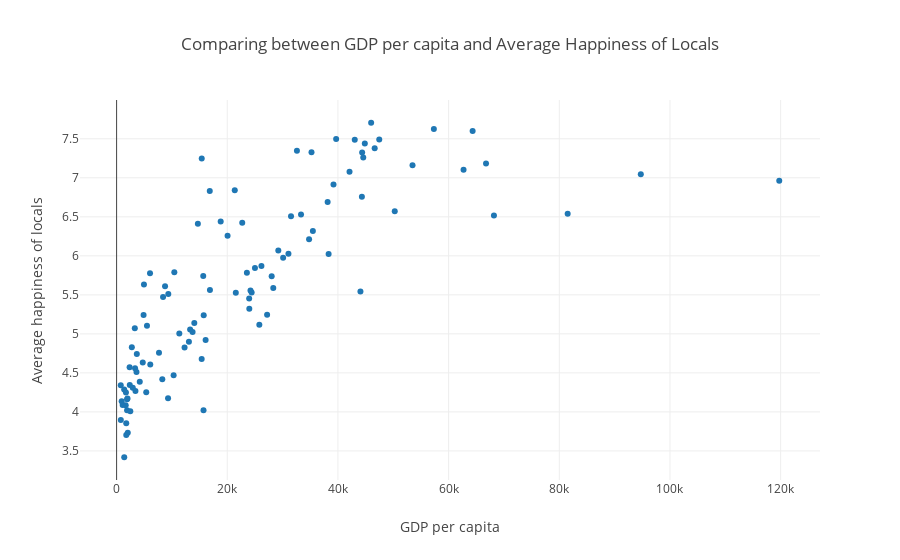

Notebook code cell kept with this figure:
### Code cell
trace = go.Scatter(
    x = df['GDP per person, 2015-2017'],
    y = df['Average happiness of locally born'],
    mode = 'markers'
)
data = [trace]
layout = dict(title='Comparing between GDP per capita and Average Happiness of Locals',
              xaxis = {'title':'GDP per capita'},
              yaxis = {'title':'Average happiness of locals'},)

fig = dict(data=data, layout=layout)
# Plot and embed in ipython notebook!
iplot(fig)
